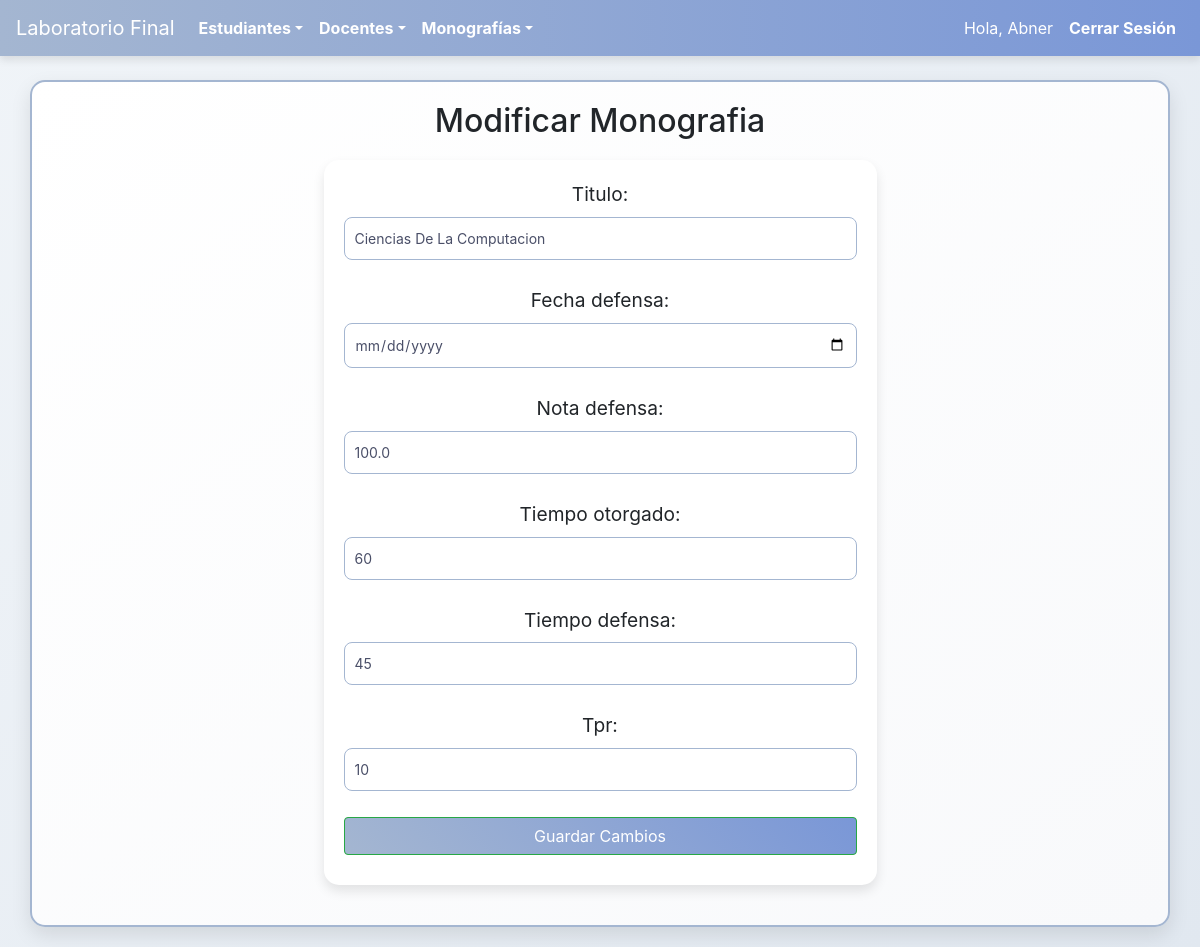
/monografia/modificar/1/ (signed in), run on the app's committed database.
### MonoEstudiantes/models.py (models this page shows, shortened)
class Monografia(models.Model):
    id_monografia = models.AutoField(primary_key=True)  # Clave primaria
    titulo = models.CharField(max_length=255)
    fecha_defensa = models.DateField()
    nota_defensa = models.FloatField()
    tiempo_otorgado = models.IntegerField()
    tiempo_defensa = models.IntegerField()
    tpr = models.IntegerField()

### MonoEstudiantes/views.py (the view, shortened to what this page needs)
# urls.py: path('monografia/modificar/<int:pk>/', login_required(views.MonografiaUpdateView.as_view()), name='modificar_monografia'),
class MonografiaUpdateView(UpdateView):
    model = Monografia
    form_class = MonografiaForm
    template_name = 'monografia/modificar.html'
    success_url = reverse_lazy('home')

### MonoEstudiantes/forms.py
class MonografiaForm(forms.ModelForm):
    class Meta:
        model = Monografia
        fields = ['titulo', 'fecha_defensa', 'nota_defensa', 'tiempo_otorgado', 'tiempo_defensa', 'tpr']
        widgets = {
            'fecha_defensa': forms.DateInput(attrs={'type': 'date'}),
        }

### MonoEstudiantes/Templates/monografia/modificar.html (shortened to what this page needs)
{% extends 'base.html' %}
{% block content %}
<h2>Modificar Monografia</h2>
<form method="post">
    {{ form.as_p }}
    <button type="submit" class="btn btn-success">Guardar Cambios</button>
</form>
{% endblock %}

### MonoEstudiantes/Templates/base.html (shortened to what this page needs)
<!DOCTYPE html>
<html lang="en">
<head>
    {% load static %}
    <link rel="stylesheet" href="{% static 'css/styles.css' %}">
    <link rel="stylesheet" href="https://stackpath.bootstrapcdn.com/bootstrap/4.5.2/css/bootstrap.min.css">
    <link rel="stylesheet" href="https://cdn.datatables.net/1.13.6/css/jquery.dataTables.min.css">
</head>
<body>
    <nav class="navbar navbar-expand-lg navbar-dark bg-dark">
        <a class="navbar-brand" href="/">Laboratorio Final</a>
        <div class="collapse navbar-collapse" id="navbarNav">
            <ul class="navbar-nav">
                <li class="nav-item dropdown">
                    <a class="nav-link dropdown-toggle" href="#" id="estudiantesDropdown" role="button"
                        data-toggle="dropdown" aria-haspopup="true" aria-expanded="false">Estudiantes</a>
                </li>
                <li class="nav-item dropdown">
                    <a class="nav-link dropdown-toggle" href="#" id="docentesDropdown" role="button"
                        data-toggle="dropdown" aria-haspopup="true" aria-expanded="false">Docentes</a>
                </li>
                <li class="nav-item dropdown">
                    <a class="nav-link dropdown-toggle" href="#" id="monografiasDropdown" role="button"
                        data-toggle="dropdown" aria-haspopup="true" aria-expanded="false">Monografías</a>
                </li>
            </ul>
            <ul class="navbar-nav ml-auto">
                {% if user.is_authenticated %}
                <li class="nav-item">
                    <span class="navbar-text text-white mr-2">
                        Hola, {{ user.username }}
                    </span>
                </li>
                <li class="nav-item">
                    <a class="nav-link" href="{% url 'logout' %}">Cerrar Sesión</a>
                </li>
                {% endif %}
            </ul>
        </div>
    </nav>
    <div class="container mt-4">
        {% block content %}
        {% endblock %}
    </div>
</body>
</html>

### MonoEstudiantes/static/css/styles.css (style rules this page uses)
body { background: linear-gradient(135deg, #F0F4F8, #E1E8F0); font-family: 'Century Gothic', sans-serif; color: #4A4F68; margin: 0; padding: 0; overflow-x: hidden; animation: gradientBackground 20s infinite alternate ease-in-out; }
.navbar { background: linear-gradient(90deg, #A4B6D1, #7A97D7); color: #FFF; box-shadow: 0px 4px 8px rgba(0, 0, 0, 0.1); position: sticky; top: 0; z-index: 1000; animation: slideIn 1s ease-out, navbarShadow 0.4s ease-out; }
.nav-link { color: #FFF !important; font-weight: bold; transition: color 0.3s, transform 0.3s, text-shadow 0.3s; }
.container { background: linear-gradient(145deg, #FFFFFF, #F8F9FB); border: 2px solid #A4B6D1; border-radius: 15px; box-shadow: 0px 8px 20px rgba(0, 0, 0, 0.1); padding: 20px; margin: 20px auto; max-width: 80%; position: relative; overflow: hidden; transition: transform 0.5s, box-shadow 0.5s, background-color 0.5s; }
form { background-color: #FFFFFF; border-radius: 15px; box-shadow: 0px 6px 12px rgba(0, 0, 0, 0.1); padding: 20px; margin: 20px auto; width: 50%; min-width: 300px; max-width: 600px; transition: transform 0.3s ease, box-shadow 0.3s ease; }
form input, form select, form button { margin-bottom: 10px; width: 100%; padding: 10px; border: 1.5px solid #A4B6D1; border-radius: 8px; font-size: 14px; color: #4A4F68; transition: border-color 0.3s, box-shadow 0.3s; }
form button { background: linear-gradient(45deg, #A4B6D1, #7A97D7); color: #FFF; font-weight: bold; border: none; cursor: pointer; transition: background 0.3s ease, transform 0.2s ease; }
h2, p { text-align: center; margin: 0 auto; }
h2 { margin-bottom: 20px; font-size: 2em; }
p { margin-top: 10px; font-size: 1.2em; }

### data on the page
Monografia: titulo "Ciencias De La Computacion", nota_defensa "100.0", tiempo_otorgado "60", tiempo_defensa "45", tpr "10"

### other printed values
{{ user.username }} "Abner"
